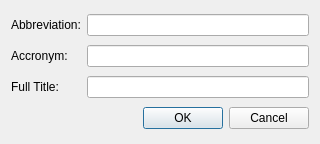
<?xml version="1.0" encoding="UTF-8"?>
<ui version="4.0">
 <class>AddJournal</class>
 <widget class="QDialog" name="AddJournal">
  <property name="geometry">
   <rect>
    <x>0</x>
    <y>0</y>
    <width>320</width>
    <height>144</height>
   </rect>
  </property>
  <property name="windowTitle">
   <string>Dialog</string>
  </property>
  <layout class="QGridLayout" name="gridLayout">
   <item row="0" column="0">
    <widget class="QLabel" name="label_2">
     <property name="text">
      <string>Abbreviation:</string>
     </property>
    </widget>
   </item>
   <item row="0" column="1">
    <widget class="QLineEdit" name="lineEdit_2"/>
   </item>
   <item row="1" column="0">
    <widget class="QLabel" name="label">
     <property name="text">
      <string>Accronym:</string>
     </property>
    </widget>
   </item>
   <item row="1" column="1">
    <widget class="QLineEdit" name="lineEdit"/>
   </item>
   <item row="2" column="0">
    <widget class="QLabel" name="label_3">
     <property name="text">
      <string>Full Title:</string>
     </property>
    </widget>
   </item>
   <item row="2" column="1">
    <widget class="QLineEdit" name="lineEdit_title"/>
   </item>
   <item row="3" column="0" colspan="2">
    <widget class="QDialogButtonBox" name="buttonBox">
     <property name="orientation">
      <enum>Qt::Horizontal</enum>
     </property>
     <property name="standardButtons">
      <set>QDialogButtonBox::Cancel|QDialogButtonBox::Ok</set>
     </property>
    </widget>
   </item>
  </layout>
 </widget>
 <resources/>
 <connections>
  <connection>
   <sender>buttonBox</sender>
   <signal>accepted()</signal>
   <receiver>AddJournal</receiver>
   <slot>accept()</slot>
   <hints>
    <hint type="sourcelabel">
     <x>257</x>
     <y>97</y>
    </hint>
    <hint type="destinationlabel">
     <x>157</x>
     <y>274</y>
    </hint>
   </hints>
  </connection>
  <connection>
   <sender>buttonBox</sender>
   <signal>rejected()</signal>
   <receiver>AddJournal</receiver>
   <slot>reject()</slot>
   <hints>
    <hint type="sourcelabel">
     <x>310</x>
     <y>97</y>
    </hint>
    <hint type="destinationlabel">
     <x>286</x>
     <y>274</y>
    </hint>
   </hints>
  </connection>
 </connections>
</ui>
